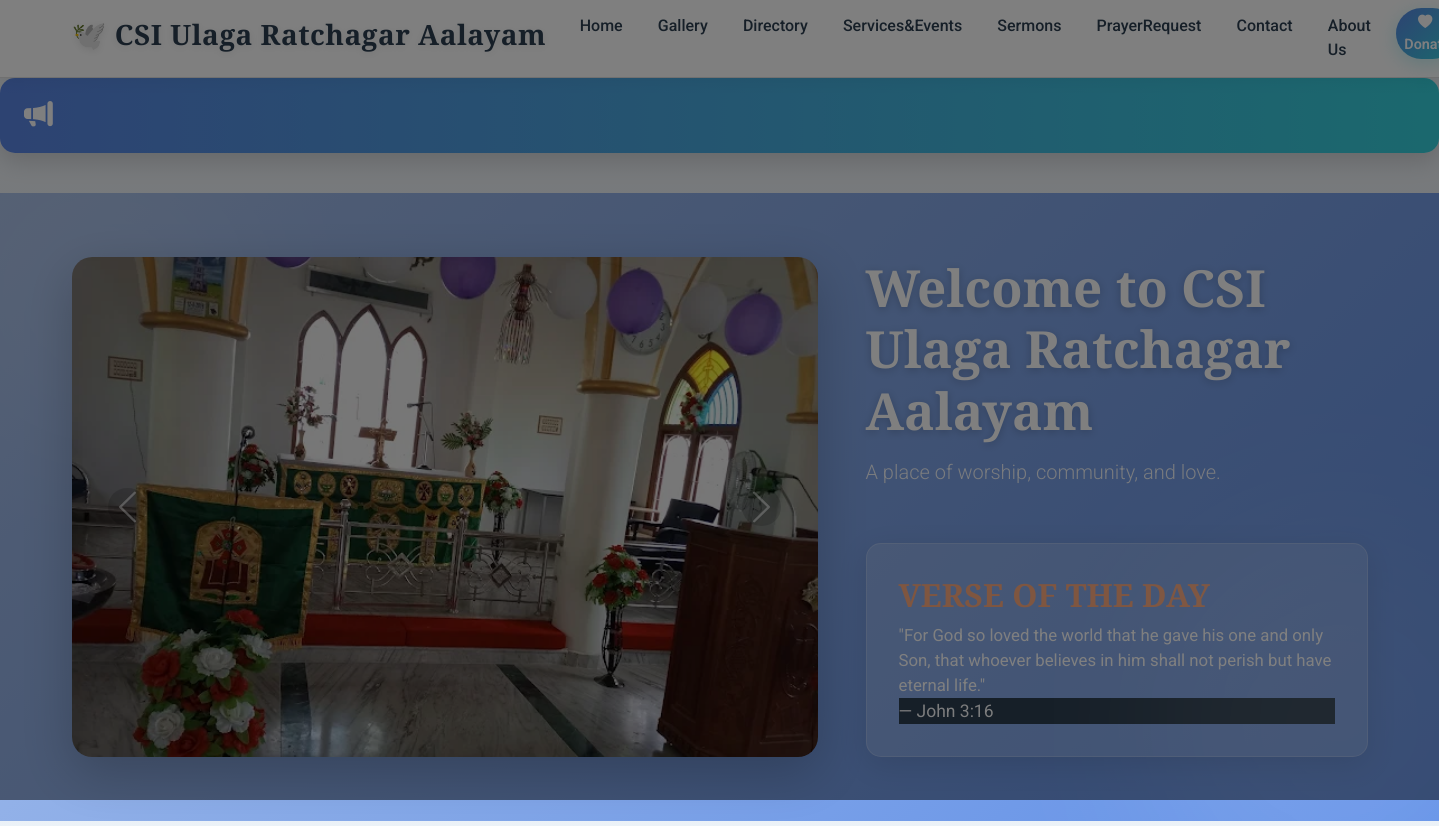
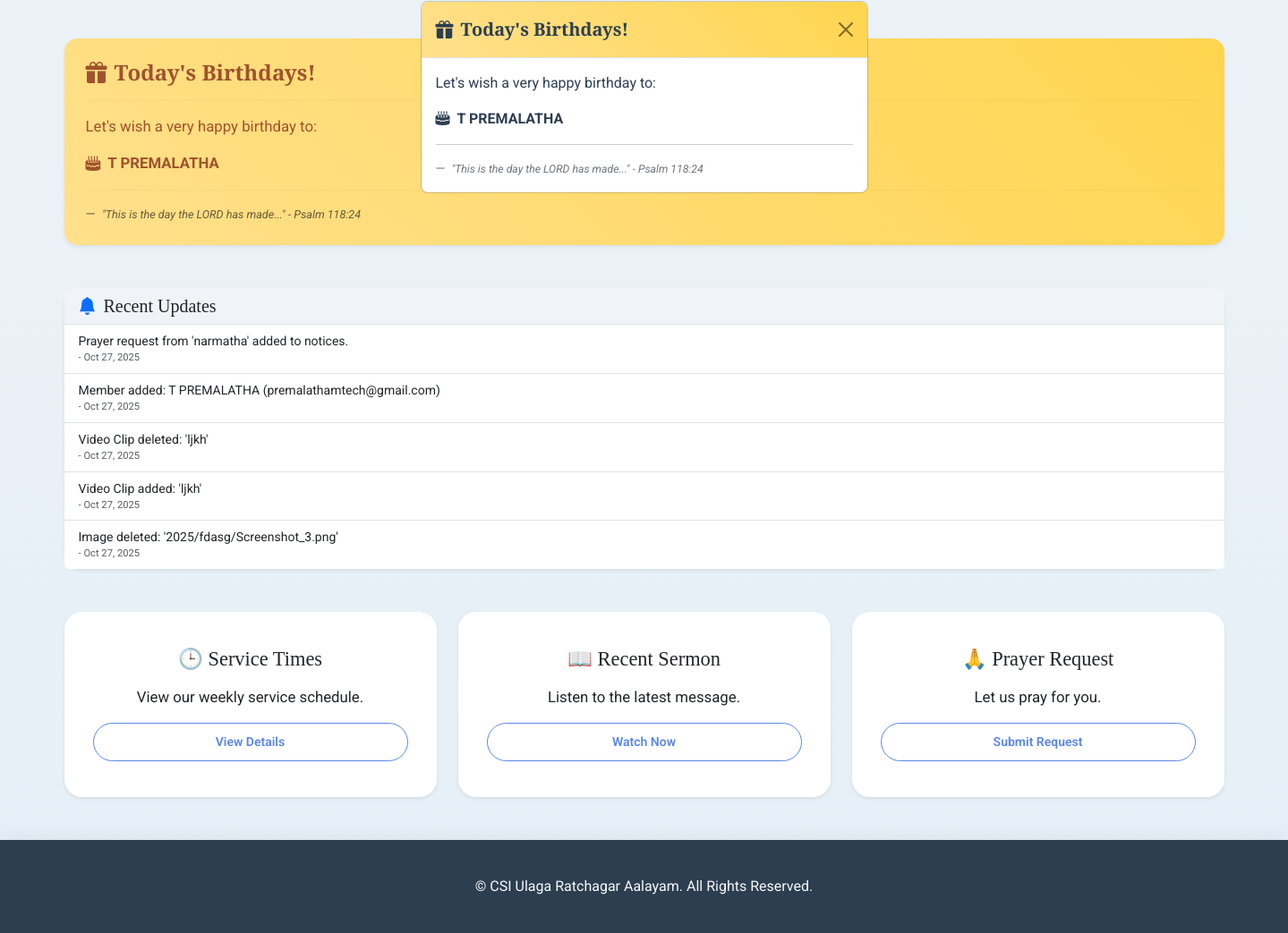
The page / on the database its author committed (2 pictures, top to bottom).
### app.py (models this page shows)
class Member(db.Model):
    id = db.Column(db.Integer, primary_key=True)
    name = db.Column(db.String(100), nullable=False)
    email = db.Column(db.String(120), unique=True, nullable=False)
    phone = db.Column(db.String(20), nullable=True)
    role = db.Column(db.String(50), default='Member', nullable=False)
    join_date = db.Column(db.Date, nullable=False, default=datetime.utcnow().date)
    dob = db.Column(db.Date, nullable=True)
    marriage_date = db.Column(db.Date, nullable=True)
    Baptism_date = db.Column(db.Date, nullable=True)
    Confirmation_date = db.Column(db.Date, nullable=True)

class ActivityLog(db.Model):
    id = db.Column(db.Integer, primary_key=True)
    timestamp = db.Column(db.DateTime, default=datetime.utcnow, nullable=False)
    message = db.Column(db.String(255), nullable=False)

### app.py (the view)
@app.route('/')
def home():
    active_notices = []; birthday_members_today = []; recent_activity = []; marriage_members_today = []
    birthday_verse = None; marriage_verse = None
    try:
        if db.inspect(db.engine).has_table('notice'):
            active_notices = Notice.query.filter_by(is_active=True).order_by(Notice.created_at.desc()).limit(3).all()
        today = datetime.utcnow().date()
        if db.inspect(db.engine).has_table('member') and hasattr(Member, 'dob') and Member.dob is not None:
             birthday_members_today = Member.query.filter(extract('month', Member.dob) == today.month, extract('day', Member.dob) == today.day).all()
             if birthday_members_today: birthday_verse = get_birthday_verse()
        if db.inspect(db.engine).has_table('member') and hasattr(Member, 'marriage_date') and Member.marriage_date is not None:
            marriage_members_today = Member.query.filter(extract('month', Member.marriage_date) == today.month, extract('day', Member.marriage_date) == today.day).all()
            if marriage_members_today: marriage_verse = get_marriage_verse()
        if db.inspect(db.engine).has_table('activity_log'):
             recent_activity = ActivityLog.query.order_by(ActivityLog.timestamp.desc()).limit(5).all()
    except Exception as e: print(f"Home page data error: {e}")
    return render_template('index.html',
                           verse=get_daily_bible_verse(),
                           notices=active_notices,
                           birthday_members=birthday_members_today,
                           birthday_verse=birthday_verse,
                           marriage_members=marriage_members_today,
                           marriage_verse=marriage_verse,
                           activities=recent_activity)

### app.py (called while the page is built)
def get_daily_bible_verse():
    verses = [
        {"ref": "John 3:16", "text": "For God so loved the world that he gave his one and only Son, that whoever believes in him shall not perish but have eternal life."},
        {"ref": "Philippians 4:13", "text": "I can do all this through him who gives me strength."},
        {"ref": "Proverbs 3:5-6", "text": "Trust in the LORD with all your heart and lean not on your own understanding; in all your ways submit to him, and he will make your paths straight."}
    ]
    return random.choice(verses) if verses else {"ref": "Info", "text": "Verse unavailable."}

def get_birthday_verse():
    verses = [{"ref": "Numbers 6:24-26", "text": "The LORD bless you and keep you..."}, {"ref": "Psalm 118:24", "text": "This is the day the LORD has made..."}]
    return random.choice(verses) if verses else None

### templates/index.html (shortened to what this page needs)
{% extends "layout.html" %}
{% block content %}
<section class="hero-split-section">
    <div class="container">
        <div class="row align-items-center g-4">
            <div class="col-md-7 fade-in">
                <div id="homeCarousel" class="carousel slide carousel-fade" data-bs-ride="carousel">
                    <div class="carousel-inner">
                        <div class="carousel-item active">
                            <img src="{{ url_for('static', filename='images/a.jpg') }}" class="d-block w-100" alt="Church Pastor">
                        </div>
                    </div>
                    <button class="carousel-control-prev" type="button" data-bs-target="#homeCarousel" data-bs-slide="prev">
                        <span class="carousel-control-prev-icon" aria-hidden="true"></span><span class="visually-hidden">Previous</span>
                    </button>
                    <button class="carousel-control-next" type="button" data-bs-target="#homeCarousel" data-bs-slide="next">
                        <span class="carousel-control-next-icon" aria-hidden="true"></span><span class="visually-hidden">Next</span>
                    </button>
                </div>
            </div>
            <div class="col-md-5 fade-in">
                <div class="hero-text-content">
                    <h1 class="mb-3">Welcome to CSI Ulaga Ratchagar Aalayam</h1>
                    <p class="lead">A place of worship, community, and love.</p>
                    <div class="verse-box">
                        <h2>Verse of the Day</h2>
                        <blockquote class="blockquote mb-0">
                            <p>"{{ verse.text }}"</p>
                            <footer class="blockquote-footer">{{ verse.ref }}</footer>
                        </blockquote>
                    </div>
                </div>
            </div>
        </div>
    </div>
</section>
<div class="container my-5">
    {% if birthday_members %}
    <div class="alert alert-warning shadow-sm mb-5 fade-in" role="alert">
        <h4 class="alert-heading"><i class="bi bi-gift-fill me-2"></i>Today's Birthdays!</h4>
        <p>Let's wish a very happy birthday to:</p>
        <ul class="list-unstyled">
            {% for member in birthday_members %}
                <li><i class="bi bi-cake2-fill me-2"></i><strong>{{ member.name }}</strong></li>
            {% endfor %}
        </ul>
        {% if birthday_verse %}
            <p class="blockquote-footer mb-0 mt-2">
                <small><em>"{{ birthday_verse.text }}" - {{ birthday_verse.ref }}</em></small>
            </p>
        {% endif %}
    </div>
    {% endif %}
    {% if activities %}
    <div class="card shadow-sm mb-5 fade-in">
        <div class="card-header bg-light">
           <h4 class="mb-0 h5"><i class="bi bi-bell-fill me-2 text-primary"></i>Recent Updates</h4>
        </div>
        <ul class="list-group list-group-flush">
            {% for activity in activities %}
            <li class="list-group-item small py-2">
                {{ activity.message }}
                <span class="text-muted d-block" style="font-size: 0.8em;"> - {{ activity.timestamp.strftime('%b %d, %Y') }}</span>
            </li>
            {% endfor %}
        </ul>
    </div>
    {% endif %}
    <div class="row text-center g-4">
        <div class="col-md-4 fade-in" data-aos-delay="100">
            <div class="card h-100 shadow-sm border-0">
                <div class="card-body d-flex flex-column justify-content-center">
                    <h3 class="h5 card-title mb-3">🕒 Service Times</h3>
                    <p class="card-text mb-3">View our weekly service schedule.</p>
                    <a href="{{ url_for('services') }}" class="btn btn-outline-primary btn-sm mt-auto">View Details</a>
                </div>
            </div>
        </div>
        <div class="col-md-4 fade-in" data-aos-delay="200">
            <div class="card h-100 shadow-sm border-0">
                <div class="card-body d-flex flex-column justify-content-center">
                    <h3 class="h5 card-title mb-3">📖 Recent Sermon</h3>
                    <p class="card-text mb-3">Listen to the latest message.</p>
                    <a href="{{ url_for('sermons') }}" class="btn btn-outline-primary btn-sm mt-auto">Watch Now</a>
                </div>
            </div>
        </div>
        <div class="col-md-4 fade-in" data-aos-delay="300">
            <div class="card h-100 shadow-sm border-0">
                 <div class="card-body d-flex flex-column justify-content-center">
                    <h3 class="h5 card-title mb-3">🙏 Prayer Request</h3>
                    <p class="card-text mb-3">Let us pray for you.</p>
                    <a href="{{ url_for('prayer') }}" class="btn btn-outline-primary btn-sm mt-auto">Submit Request</a>
                </div>
            </div>
        </div>
    </div>
</div>
{% if birthday_members %}
<div class="modal fade" id="birthdayModal" tabindex="-1" aria-labelledby="birthdayModalLabel" aria-hidden="true">
    <div class="modal-dialog modal-dialog-centered">
        <div class="modal-content">
            <div class="modal-header alert-warning">
                <h5 class="modal-title" id="birthdayModalLabel"><i class="bi bi-gift-fill me-2"></i>Today's Birthdays!</h5>
                <button type="button" class="btn-close" data-bs-dismiss="modal" aria-label="Close"></button>
            </div>
            <div class="modal-body">
                <p>Let's wish a very happy birthday to:</p>
                <ul class="list-unstyled">
                    {% for member in birthday_members %}
                        <li><i class="bi bi-cake2-fill me-2"></i><strong>{{ member.name }}</strong></li>
                    {% endfor %}
                </ul>
                {% if birthday_verse %}
                    <hr>
                    <p class="blockquote-footer mb-0 mt-2">
                        <small><em>"{{ birthday_verse.text }}" - {{ birthday_verse.ref }}</em></small>
                    </p>
                {% endif %}
            </div>
        </div>
    </div>
</div>
{% endif %}
<link rel="stylesheet" href="https://cdn.jsdelivr.net/npm/bootstrap-icons@1.11.1/font/bootstrap-icons.css">
{% endblock %}

### static/css/style.css (style rules this page uses)
:root { --font-heading: 'Playfair Display', serif; --font-body: 'Roboto', sans-serif; --color-primary-light: #5B86E5; --color-primary-dark: #36D1DC; --color-accent-pink: #BB6BDE; --color-accent-orange: #FFAC81; --color-hero-bg: linear-gradient(135deg, var(--color-primary-light) 0%, var(--color-primary-dark) 100%); --color-text-dark: #2c3e50; --color-text-light: #f8f9fa; --color-white: #ffffff; --color-border-light: rgba(255, 255, 255, 0.2); --color-border-dark: #e0e0e0; --glass-bg: rgba(255, 255, 255, 0.15); --glass-border: rgba(255, 255, 255, 0.2); }
body { font-family: var(--font-body); color: var(--color-text-dark); background-color: #f0f4f8; background-image: radial-gradient(at 0% 0%, hsla(204, 70%, 85%, 0.3) 0px, transparent 50%), radial-gradient(at 100% 0%, hsla(185, 70%, 80%, 0.3) 0px, transparent 50%), radial-gradient(at 100% 100%, hsla(280, 60%, 85%, 0.3) 0px, transparent 50%), radial-gradient(at 0% 100%, hsla(25, 70%, 85%, 0.3) 0px, transparent 50%); display: flex; flex-direction: column; min-height: 100vh; overflow-x: hidden; }
h1, h2, h3, h4, h5, h6 { font-family: var(--font-heading); font-weight: 700; color: var(--color-text-dark); }
.fade-in { animation: fadeInAnimation 0.8s ease-out forwards; opacity: 0; }
.hero-split-section { background: linear-gradient(135deg, #A7BFE8 0%, #6190E8 100%); color: var(--color-white); padding: 4rem 0; position: relative; overflow: hidden; }
.hero-split-section::before { content: ''; position: absolute; width: 300px; height: 300px; background: rgba(255, 255, 255, 0.1); border-radius: 50%; top: -50px; left: -50px; filter: blur(80px); }
.hero-split-section::after { content: ''; position: absolute; width: 400px; height: 400px; background: rgba(255, 255, 255, 0.1); border-radius: 50%; bottom: -100px; right: -100px; filter: blur(80px); }
.hero-text-content { padding-left: 1.5rem; display: flex; flex-direction: column; justify-content: center; height: 100%; position: relative; z-index: 1; }
.hero-text-content h1 { font-size: 3.2rem; color: var(--color-white); text-shadow: 0 2px 8px rgba(0,0,0,0.2); }
.hero-text-content .lead { color: rgba(255, 255, 255, 0.9); font-size: 1.25rem; font-weight: 300; }
.verse-box { background: var(--glass-bg); backdrop-filter: blur(10px); border: 1px solid var(--glass-border); color: var(--color-white); padding: 2rem; border-radius: 15px; box-shadow: 0 8px 30px rgba(0,0,0,0.1); margin-top: 2.5rem; }
.verse-box h2 { color: var(--color-accent-orange); text-transform: uppercase; }
.verse-box blockquote p { color: var(--color-white); font-size: 1.05rem; }
.verse-box blockquote footer { color: rgba(255, 255, 255, 0.8); }
.carousel { box-shadow: 0 15px 50px rgba(0,0,0,0.2); border-radius: 20px; overflow: hidden; }
.carousel-item img { height: 500px; object-fit: cover; border-radius: 20px; object-position: center 30%; filter: brightness(0.95); transition: transform 0.5s ease; }
.carousel-item.active img { transform: scale(1.02); }
.carousel-control-prev-icon, .carousel-control-next-icon { background-color: rgba(0,0,0,0.3); border-radius: 50%; padding: 1.2rem; }
.alert { border-radius: 15px; border: none; box-shadow: 0 6px 20px rgba(0,0,0,0.1); padding: 1.5rem; }
.alert-heading { font-family: var(--font-heading); font-weight: 700; font-size: 1.5rem; }
.alert p, .alert li { font-size: 1.05rem; }
.alert .blockquote-footer { font-size: 0.9rem; color: rgba(0,0,0,0.6); }
.alert-warning { background: linear-gradient(45deg, #FFE08C 0%, #FFD54F 100%); color: #a0522d; }
.alert-warning .alert-heading { color: #a0522d; }
.card { border-radius: 20px; border: none; box-shadow: 0 8px 30px rgba(0,0,0,0.08); background-color: var(--color-white); transition: transform 0.4s ease, box-shadow 0.4s ease; }
.card-body { padding: 2.5rem 2rem; }
.card .card-title { font-size: 1.4rem; }
.card .card-text { font-size: 1.05rem; color: var(--color-text-muted); }
.card-header { background-color: #f0f4f8 !important; border-bottom: 1px solid #e0e0e0; }
.card .btn-outline-primary { border-color: var(--color-primary-light); color: var(--color-primary-light); font-weight: 600; border-radius: 50rem; padding: 0.6rem 1.5rem; transition: all 0.3s ease; }

### rows shown on the page
Member: name "T PREMALATHA"
ActivityLog: message "Prayer request from 'narmatha' added to notices.", timestamp "Oct 27, 2025"
ActivityLog: message "Member added: T PREMALATHA (premalathamtech@gmail.com)", timestamp "Oct 27, 2025"
ActivityLog: message "Video Clip deleted: 'ljkh'", timestamp "Oct 27, 2025"
ActivityLog: message "Video Clip added: 'ljkh'", timestamp "Oct 27, 2025"
ActivityLog: message "Image deleted: '2025/fdasg/Screenshot_3.png'", timestamp "Oct 27, 2025"

### other values the page prints
{{ verse.text }} "For God so loved the world that he gave his one and only Son, that whoever believes in him shall not perish but have eternal life."
{{ verse.ref }} "John 3:16"
{{ birthday_verse.text }} "This is the day the LORD has made..."
{{ birthday_verse.ref }} "Psalm 118:24"
